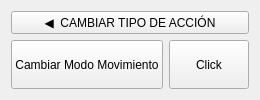
                <widget class="QWidget" name="page_sys">
                 <layout class="QVBoxLayout" name="verticalLayout_sys" stretch="1,3">
                  <item>
                   <widget class="QPushButton" name="btn_volver_cat2">
                    <property name="sizePolicy">
                     <sizepolicy hsizetype="Expanding" vsizetype="Minimum">
                      <horstretch>0</horstretch>
                      <verstretch>0</verstretch>
                     </sizepolicy>
                    </property>
                    <property name="text">
                     <string>◀  CAMBIAR TIPO DE ACCIÓN</string>
                    </property>
                    <property name="type" stdset="0">
                     <string>secondary</string>
                    </property>
                   </widget>
                  </item>
                  <item>
                   <layout class="QGridLayout" name="gridLayout_sys">
                    <item row="0" column="0">
                     <widget class="QPushButton" name="btn_sys_modo">
                      <property name="sizePolicy">
                       <sizepolicy hsizetype="Expanding" vsizetype="Expanding">
                        <horstretch>0</horstretch>
                        <verstretch>0</verstretch>
                       </sizepolicy>
                      </property>
                      <property name="toolTipDuration">
                       <number>-4</number>
                      </property>
                      <property name="locale">
                       <locale language="Esperanto" country="World"/>
                      </property>
                      <property name="text">
                       <string>Cambiar Modo Movimiento</string>
                      </property>
                      <property name="checkable">
                       <bool>true</bool>
                      </property>
                      <property name="autoExclusive">
                       <bool>true</bool>
                      </property>
                      <property name="gamepadInput" stdset="0">
                       <string>SYS_CHANGE_MODE</string>
                      </property>
                      <attribute name="buttonGroup">
                       <string notr="true">controlButtons</string>
                      </attribute>
                     </widget>
                    </item>
                    <item row="0" column="1">
                     <widget class="QPushButton" name="btn_sys_enter">
                      <property name="sizePolicy">
                       <sizepolicy hsizetype="Expanding" vsizetype="Expanding">
                        <horstretch>0</horstretch>
                        <verstretch>0</verstretch>
                       </sizepolicy>
                      </property>
                      <property name="text">
                       <string>Click</string>
                      </property>
                      <property name="checkable">
                       <bool>true</bool>
                      </property>
                      <property name="autoExclusive">
                       <bool>true</bool>
                      </property>
                      <property name="gamepadInput" stdset="0">
                       <string>SYS_NAV_ENTER</string>
                      </property>
                      <attribute name="buttonGroup">
                       <string notr="true">controlButtons</string>
                      </attribute>
                     </widget>
                    </item>
                   </layout>
                  </item>
                 </layout>
                </widget>
